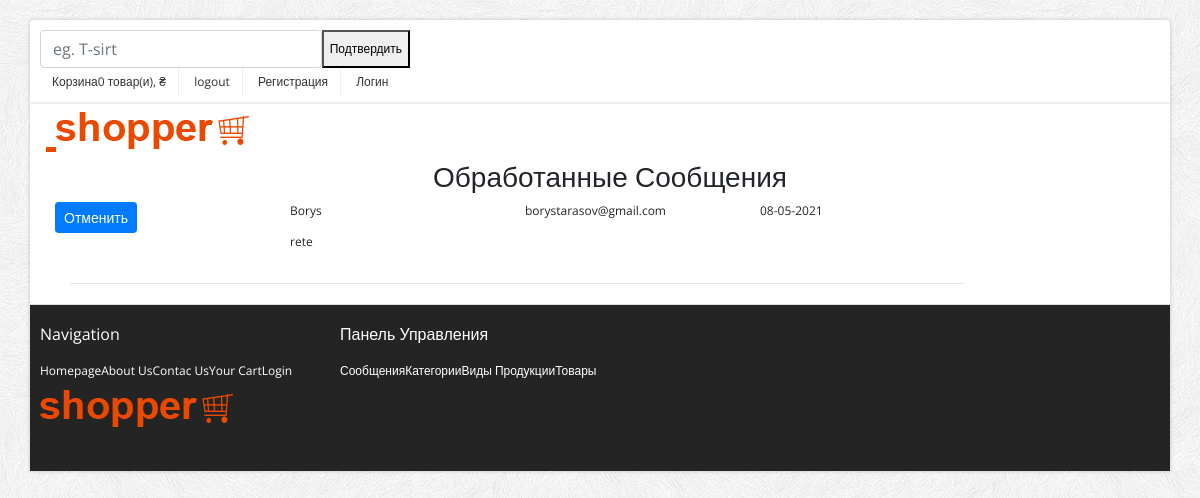
The page /admin-panel/messages/updated_messages/ (signed in) on the database its author committed.
### main_clothesmarket/models.py (models this page shows, shortened)
class Message(models.Model):
    user_name = models.CharField(max_length=40)
    user_email = models.EmailField()
    user_message = models.CharField(max_length=400)
    pub_date = models.DateField(auto_now_add=True)
    is_processed = models.BooleanField(default=False)

### admin_clothesmarket/views.py (the view)
# urls.py: path('messages/updated_messages/', updated_messages, name='updated_messages'),
@login_required(login_url='/login/')
@user_passes_test(is_member)
def updated_messages(request):
    messages = Message.objects.filter(is_processed=True)
    return render(request, 'updated_messages.html', context={'messages': messages})

### admin_clothesmarket/views.py (called while the page is built)
def is_member(user):
    return user.groups.filter(name='manager').exists() or \
           user.is_staff

### admin_clothesmarket/templates/updated_messages.html
{% extends 'base.html' %}
{% load static %}
{% block content %}
<div class="container">
    <div class="section-title text-center">
        <h3>Обработанные Сообщения</h3>
    </div>
    <div class="col-md-10 col-md-offset-1">
        {% for item in messages %}
        <div class="row">
            <div class="col-md-3">
                <a href='{% url 'cancel_update_message' pk=item.pk %}'>
                    <button type="button" class="btn btn-primary btn-sm">Отменить</button>
                </a>
            </div>
            <div class="col-md-3">{{ item.user_name }}</div>
            <div class="col-md-3">{{ item.user_email }}</div>
            <div class="col-md-3">{{ item.pub_date|date:'d-m-Y' }}</div>
        </div>
        <div class="row">
            <div class="col-md-3"></div>
            <div class="col-md-9"><p>{{ item.user_message }}</p></div>
        </div>
        <hr/>
        {% endfor %}
    </div>
</div>
{% endblock %}

### static/themes/css/main.css (style rules this page uses)
body { font-size: 12px; font-family: 'Open Sans', arial, tahoma, sans-serif; background:url(../images/bg.png) repeat 0 0 fixed; }
label, input, button, select, textarea { font-size: 12px; }
ul li a,a { color:#333; outline:0; -webkit-transition: all 0.2s linear; -moz-transition: all 0.2s linear; -o-transition: all 0.2s linear; -ms-transition: all 0.2s linear; transition: all 0.2s linear; }
a { color:#eb4800; }

### rows shown on the page
Message: user_name "Borys", user_email "borystarasov@gmail.com", pub_date "08-05-2021", user_message "rete"

### other values the page prints
{{ total_items }} "0"
